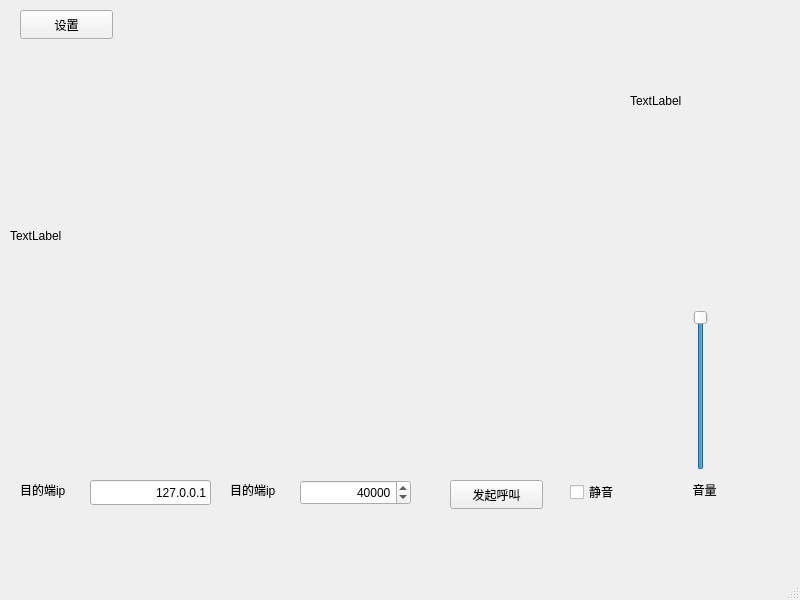
<?xml version="1.0" encoding="UTF-8"?>
<ui version="4.0">
 <class>MainWindow</class>
 <widget class="QMainWindow" name="MainWindow">
  <property name="geometry">
   <rect>
    <x>0</x>
    <y>0</y>
    <width>800</width>
    <height>600</height>
   </rect>
  </property>
  <property name="windowTitle">
   <string>MainWindow</string>
  </property>
  <widget class="QWidget" name="centralwidget">
   <widget class="QPushButton" name="settingButton">
    <property name="geometry">
     <rect>
      <x>20</x>
      <y>10</y>
      <width>93</width>
      <height>29</height>
     </rect>
    </property>
    <property name="text">
     <string>设置</string>
    </property>
   </widget>
   <widget class="QLabel" name="label">
    <property name="geometry">
     <rect>
      <x>10</x>
      <y>50</y>
      <width>791</width>
      <height>371</height>
     </rect>
    </property>
    <property name="text">
     <string>TextLabel</string>
    </property>
   </widget>
   <widget class="QLabel" name="label_2">
    <property name="geometry">
     <rect>
      <x>630</x>
      <y>50</y>
      <width>161</width>
      <height>101</height>
     </rect>
    </property>
    <property name="text">
     <string>TextLabel</string>
    </property>
   </widget>
   <widget class="QLineEdit" name="targetIPEdit">
    <property name="geometry">
     <rect>
      <x>90</x>
      <y>480</y>
      <width>121</width>
      <height>25</height>
     </rect>
    </property>
    <property name="text">
     <string>127.0.0.1</string>
    </property>
    <property name="alignment">
     <set>Qt::AlignRight|Qt::AlignTrailing|Qt::AlignVCenter</set>
    </property>
   </widget>
   <widget class="QLabel" name="label_3">
    <property name="geometry">
     <rect>
      <x>20</x>
      <y>480</y>
      <width>69</width>
      <height>20</height>
     </rect>
    </property>
    <property name="text">
     <string>目的端ip</string>
    </property>
   </widget>
   <widget class="QLabel" name="label_4">
    <property name="geometry">
     <rect>
      <x>230</x>
      <y>480</y>
      <width>69</width>
      <height>20</height>
     </rect>
    </property>
    <property name="text">
     <string>目的端ip</string>
    </property>
   </widget>
   <widget class="QPushButton" name="startButton">
    <property name="geometry">
     <rect>
      <x>450</x>
      <y>480</y>
      <width>93</width>
      <height>29</height>
     </rect>
    </property>
    <property name="text">
     <string>发起呼叫</string>
    </property>
   </widget>
   <widget class="QSpinBox" name="targetPortSpinBox">
    <property name="geometry">
     <rect>
      <x>300</x>
      <y>480</y>
      <width>111</width>
      <height>25</height>
     </rect>
    </property>
    <property name="alignment">
     <set>Qt::AlignRight|Qt::AlignTrailing|Qt::AlignVCenter</set>
    </property>
    <property name="minimum">
     <number>0</number>
    </property>
    <property name="maximum">
     <number>99997</number>
    </property>
    <property name="value">
     <number>40000</number>
    </property>
   </widget>
   <widget class="QSlider" name="verticalSlider">
    <property name="geometry">
     <rect>
      <x>690</x>
      <y>310</y>
      <width>22</width>
      <height>160</height>
     </rect>
    </property>
    <property name="layoutDirection">
     <enum>Qt::RightToLeft</enum>
    </property>
    <property name="maximum">
     <number>128</number>
    </property>
    <property name="value">
     <number>128</number>
    </property>
    <property name="orientation">
     <enum>Qt::Vertical</enum>
    </property>
   </widget>
   <widget class="QLabel" name="label_5">
    <property name="geometry">
     <rect>
      <x>670</x>
      <y>480</y>
      <width>69</width>
      <height>20</height>
     </rect>
    </property>
    <property name="text">
     <string>音量</string>
    </property>
    <property name="alignment">
     <set>Qt::AlignCenter</set>
    </property>
   </widget>
   <widget class="QCheckBox" name="checkBox">
    <property name="geometry">
     <rect>
      <x>570</x>
      <y>480</y>
      <width>98</width>
      <height>24</height>
     </rect>
    </property>
    <property name="text">
     <string>静音</string>
    </property>
   </widget>
  </widget>
  <widget class="QMenuBar" name="menubar">
   <property name="geometry">
    <rect>
     <x>0</x>
     <y>0</y>
     <width>800</width>
     <height>26</height>
    </rect>
   </property>
  </widget>
  <widget class="QStatusBar" name="statusbar"/>
 </widget>
 <resources/>
 <connections/>
</ui>
